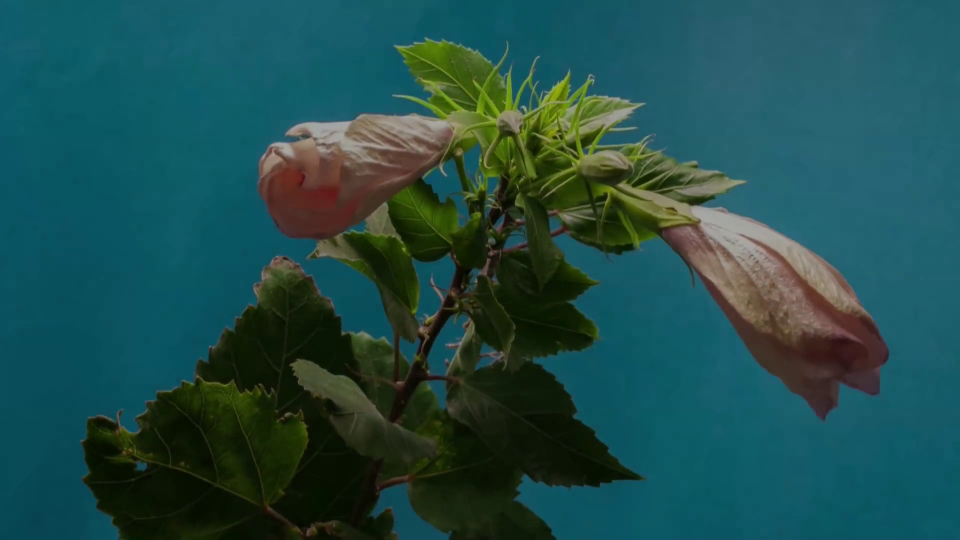
#> input picture output/frame/10.png, 1920 x 1080 px (shown at 1/2 size); its folder holds 4 pictures in this run
$ python video.py --width 100 --height 100
#> lines starting #> are read from the running program, lines starting #| are printed output that depends on the picture
import cv2 as cv
import os
import argparse


if __name__=='__main__':
    parser = argparse.ArgumentParser()
    parser.add_argument('--img_path', type=str, default="output/frame/", help="path to dataset")
    parser.add_argument('--output_path', type=str, default='output/video/sample.avi', help='output path to save')
    parser.add_argument('--width', type=int, help='img width to save/show', required=True)
    parser.add_argument('--height', type=int, help='img height to save/show', required=True)
    opt = parser.parse_args()

    size = (opt.width, opt.height)

    files = os.listdir(opt.img_path)
    idcs = list(map(lambda x: int(x.split('.')[-2]), files))

    fourcc = cv.VideoWriter_fourcc(*'DIVX')
    writer = cv.VideoWriter(opt.output_path, fourcc, 25.0, size)

    for i in sorted(idcs):
        idx = idcs.index(i)

        frame = cv.imread(opt.img_path+files[idx])
#> frame is the input picture: shape (1080, 1920, 3); mean B, G, R 76.1, 77.4, 31.9
        frame = cv.resize(frame, size)
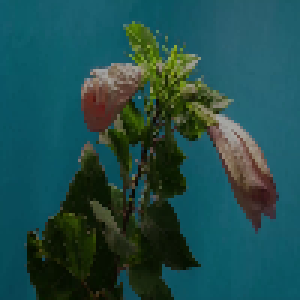
#> frame: shape (100, 100, 3) (shown 3 times larger); mean B, G, R 76, 77.2, 31.7
        cv.imshow('img', frame)
        cv.waitKey(10)
        writer.write(frame)
#> pass 2 of the loop `for i in sorted(idcs):`:
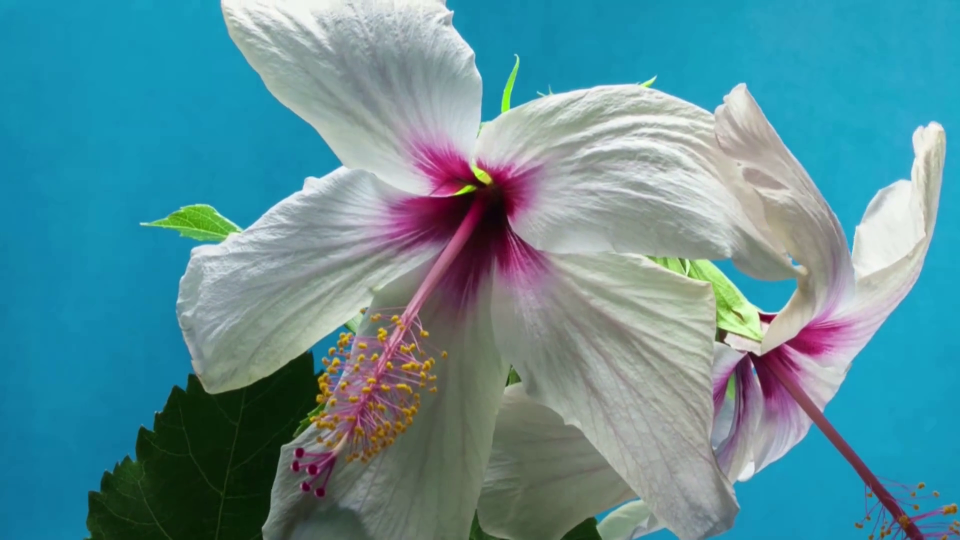
#> input picture output/frame/104.png, 1920 x 1080 px (shown at 1/2 size)
#> frame is the input picture: shape (1080, 1920, 3); mean B, G, R 151.7, 141.6, 90.2
#> `frame = cv.resize(frame, size)`:
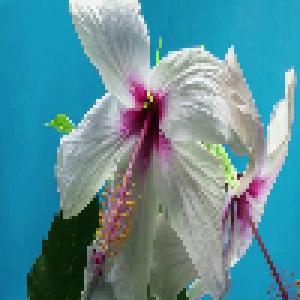
#> frame: shape (100, 100, 3) (shown 3 times larger); mean B, G, R 151.6, 141.5, 90.1
#> pass 3 of the loop `for i in sorted(idcs):`:
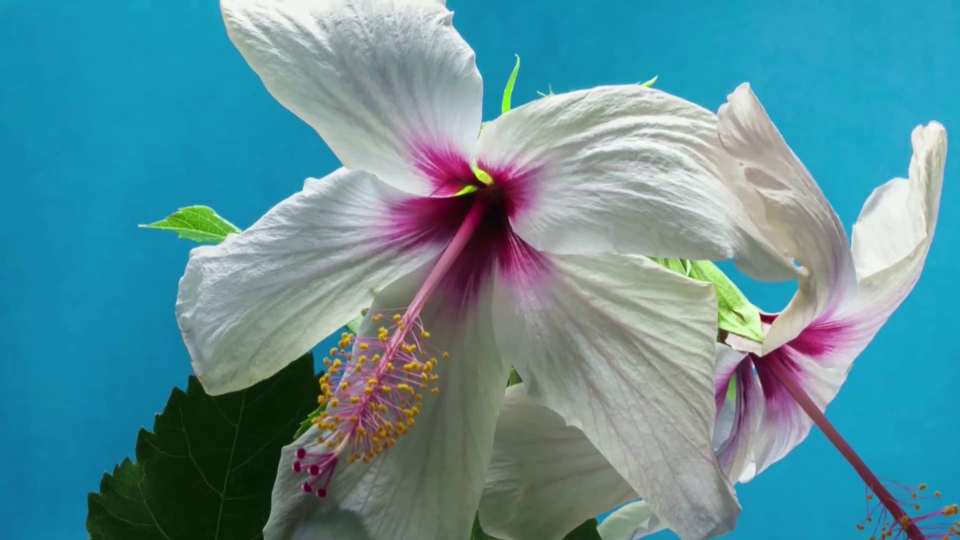
#> input picture output/frame/105.png, 1920 x 1080 px (shown at 1/2 size)
#> frame is the input picture: shape (1080, 1920, 3); mean B, G, R 152, 141.9, 91
#> `frame = cv.resize(frame, size)`:
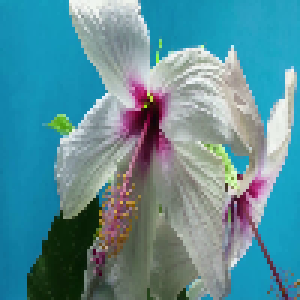
#> frame: shape (100, 100, 3) (shown 3 times larger); mean B, G, R 151.9, 141.8, 90.8
#> the loop made 4 passes; the first 3 are shown
